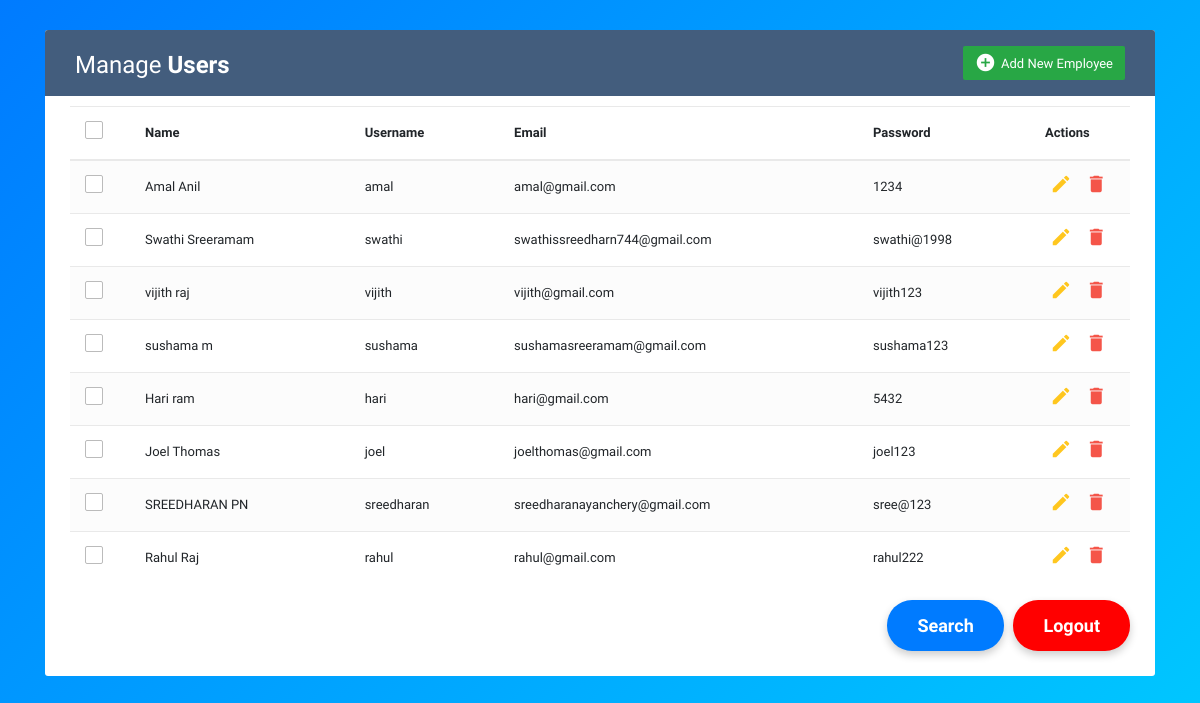
Screenshot of /adminpanel/ (signed in) with the database file from the repository.
### home/models.py (models this page shows, shortened)
class Employees(models.Model):
    name=models.CharField(max_length=200)
    username=models.CharField(max_length=200)
    email=models.CharField(max_length=200)
    password=models.CharField(max_length=200)

### home/views.py (the view)
# urls.py: path('adminpanel/',views.adminPanel,name='adminpanel'),
def adminPanel(request):
    if "username" in request.session:
        emp =Employees.objects.all()
        context={
            'emp':emp
        }
        return render(request,'adminPanel.html',context)
    return redirect(adminLoginPage)

### templates/adminPanel.html (shortened to what this page needs)
<!DOCTYPE html>
<html lang="en">
<head>
<link rel="stylesheet" href="https://stackpath.bootstrapcdn.com/bootstrap/4.5.0/css/bootstrap.min.css">
<link rel="stylesheet" href="https://maxcdn.bootstrapcdn.com/font-awesome/4.7.0/css/font-awesome.min.css">
</head>
<body>
<div class="container-xl">
	<div class="table-responsive">
		<div class="table-wrapper">
			<div class="table-title">
				<div class="row">
					<div class="col-sm-6">
						<h2>Manage <b>Users</b></h2>
					</div>
					<div class="col-sm-6">
						<a href="#addEmployeeModal" class="btn btn-success" data-toggle="modal"><i class="material-icons">&#xE147;</i> <span>Add New Employee</span></a>
					</div>
				</div>
			</div>
			<table class="table table-striped table-hover">
				<thead>
					<tr>
						<th>
							<span class="custom-checkbox">
								<label for="selectAll"></label>
							</span>
						</th>
						<th>Name</th>
						<th>Username</th>
						<th>Email</th>
						<th>Password</th>
						<th>Actions</th>
					</tr>
				</thead>
				<tbody>
					{% for i in emp %}
					<tr>
						<td>
							<span class="custom-checkbox">
								<label for="checkbox1"></label>
							</span>
						</td>
						<td>{{i.name}}</td>
						<td>{{i.username}}</td>
						<td>{{i.email}}</td>
						<td>{{i.password}}</td>
						<td>
							<a href="#editEmployeeModal-{{forloop.counter}}" class="edit" data-toggle="modal"><i class="material-icons" data-toggle="tooltip" title="Edit">&#xE254;</i></a>
							<a href="#deleteEmployeeModal-{{forloop.counter}}" class="delete" data-toggle="modal"><i class="material-icons" data-toggle="tooltip" title="Delete">&#xE872;</i></a>
						</td>
					</tr>
					{% endfor %}
				</tbody>
			</table>
			<div class="clearfix">
				<ul class="pagination">
					<a href="#searchEmployeeModal" class="search" data-toggle="modal">Search</a>&nbsp;&nbsp;&nbsp;
					<button class="logout-button"><a href="{% url 'logout' %}">Logout</a></button>
				</ul>
			</div>
		</div>
	</div>
</div>
</body>
</html>

### templates/adminPanel.html (style rules this page uses)
body { color: #566787; background: linear-gradient(135deg, #007bff, #00c6ff); font-family: 'Varela Round', sans-serif; font-size: 13px; }
.table-responsive { margin: 30px 0; }
.table-wrapper { background: #fff; padding: 20px 25px; border-radius: 3px; min-width: 1000px; box-shadow: 0 1px 1px rgba(0,0,0,.05); }
.table-title { padding-bottom: 15px; background: #435d7d; color: #fff; padding: 16px 30px; min-width: 100%; margin: -20px -25px 10px; border-radius: 3px 3px 0 0; }
.table-title h2 { margin: 5px 0 0; font-size: 24px; }
.table-title .btn { color: #fff; float: right; font-size: 13px; border: none; min-width: 50px; border-radius: 2px; border: none; outline: none !important; margin-left: 10px; }
.table-title .btn i { float: left; font-size: 21px; margin-right: 5px; }
.table-title .btn span { float: left; margin-top: 2px; }
table.table tr th, table.table tr td { border-color: #e9e9e9; padding: 12px 15px; vertical-align: middle; }
table.table tr th:first-child { width: 60px; }
table.table tr th:last-child { width: 100px; }
table.table-striped tbody tr:nth-of-type(odd) { background-color: #fcfcfc; }
table.table td:last-child i { opacity: 0.9; font-size: 22px; margin: 0 5px; }
table.table td a { font-weight: bold; color: #566787; display: inline-block; text-decoration: none; outline: none !important; }
table.table td a.edit { color: #FFC107; }
table.table td a.delete { color: #F44336; }
table.table td i { font-size: 19px; }
.pagination { float: right; margin: 0 0 5px; }
.custom-checkbox { position: relative; }
.custom-checkbox label:before { width: 18px; height: 18px; }
.custom-checkbox label:before { content: ''; margin-right: 10px; display: inline-block; vertical-align: text-top; background: white; border: 1px solid #bbb; border-radius: 2px; box-sizing: border-box; z-index: 2; }
.logout-button { padding: 12px 30px; font-size: 18px; background-color: red; color: #ffffff; border: none; border-radius: 25px; cursor: pointer; box-shadow: 0 4px 8px rgba(0, 0, 0, 0.2); transition: all 0.3s ease; }
.search { padding: 12px 30px; font-size: 18px; background-color: #007bff; color: #ffffff; border: none; border-radius: 25px; cursor: pointer; box-shadow: 0 4px 8px rgba(0, 0, 0, 0.2); transition: all 0.3s ease; }
a { text-decoration: none; color: white; font-weight: 700; }

### rows the page displays
Employees: name "Amal Anil", username "amal", email "amal@gmail.com", password "1234"
Employees: name "Swathi Sreeramam", username "swathi", email "swathissreedharn744@gmail.com", password "swathi@1998"
Employees: name "vijith raj", username "vijith", email "vijith@gmail.com", password "vijith123"
Employees: name "sushama m", username "sushama", email "sushamasreeramam@gmail.com", password "sushama123"
Employees: name "Hari ram", username "hari", email "hari@gmail.com", password "5432"
Employees: name "Joel Thomas", username "joel", email "joelthomas@gmail.com", password "joel123"
Employees: name "SREEDHARAN PN", username "sreedharan", email "sreedharanayanchery@gmail.com", password "sree@123"
Employees: name "Rahul Raj", username "rahul", email "rahul@gmail.com", password "rahul222"
